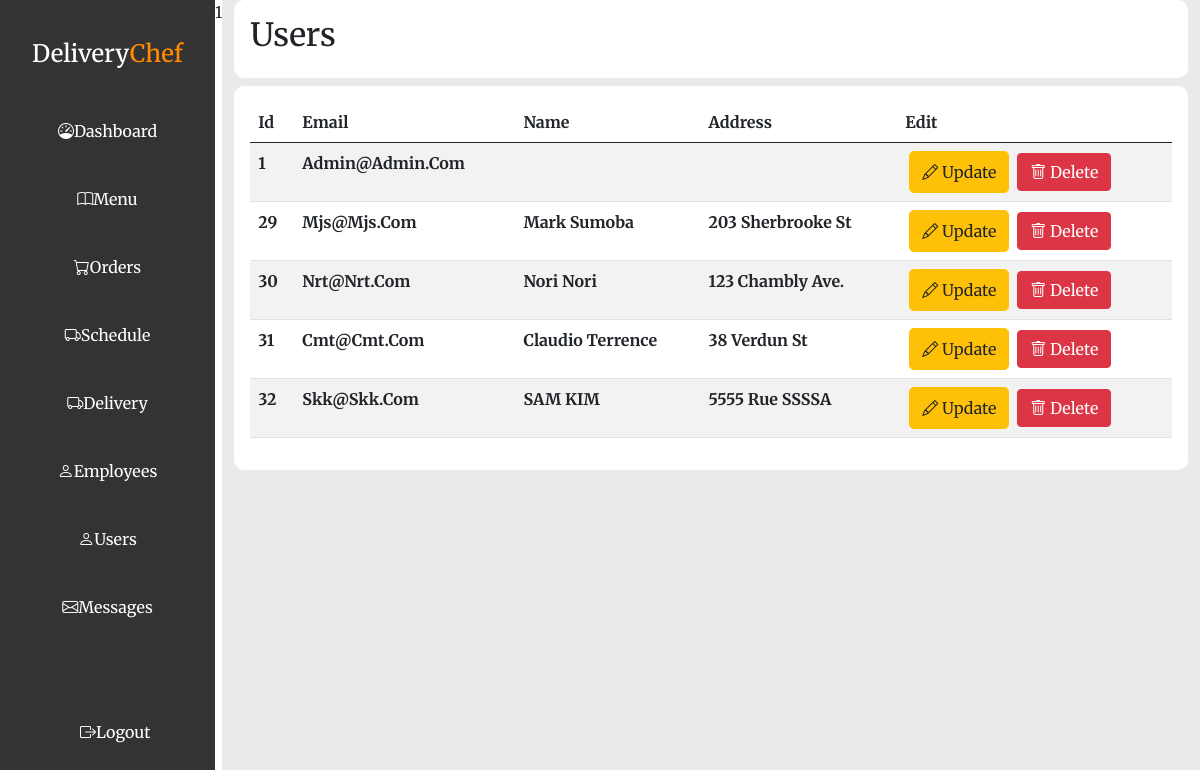
/admin_users.php (signed in), run on the app's committed database.
### tables this page shows
CREATE TABLE `users` (
  `id` int(11) NOT NULL,
  `email` varchar(255) NOT NULL,
  `password` varchar(255) NOT NULL,
  `role` varchar(50) DEFAULT NULL,
  `fname` varchar(100) DEFAULT NULL,
  `lname` varchar(100) DEFAULT NULL,
  `phone` varchar(20) DEFAULT NULL,
  `address` varchar(255) DEFAULT NULL,
  `city` varchar(100) DEFAULT NULL,
  `province` char(2) DEFAULT NULL,
  `zip` varchar(6) DEFAULT NULL
);

### admin_users.php (the view, shortened to what this page needs)
<?php
require_once "dbConnect.php";
$sql = "SELECT * FROM users";
  $query = $db->prepare($sql);
  $query->execute();
?>
<!DOCTYPE html>
<html lang="en">
<head>
  <link rel="stylesheet" href="https://cdn.jsdelivr.net/npm/bootstrap@5.0.2/dist/css/bootstrap.min.css" />
  <link rel="stylesheet" href="https://cdn.jsdelivr.net/npm/bootstrap-icons@1.11.1/font/bootstrap-icons.css" />
  <link rel="stylesheet" type="text/css" href="css/admin.css" />
</head>
<body>
  <div class="main-container d-flex">
    <?= include 'admin_sidebar.php' ?>
    <div class="container-fluid content-container">
      <div class="header-box">
        <div class="header-title p-3">
          <h2>Users</h2>
        </div>
      </div>
      <div class="card-container p-3 mt-2">
        <div class="table-container">
          <table class="table table-striped table-responsive">
            <thead>
              <tr>
                <th scope="col">id</th>
                <th scope="col">Email</th>
                <th scope="col">Name</th>
                <th scope="col">Address</th>
                <th scope="col">Edit</th>
              </tr>
            </thead>
            <tbody>
              <?php while($row = $query->fetch()) { ?>
              <tr>
                <th><?=$row['id']; ?></th>
                <th><?=$row['email']; ?></th>
                <th><?=$row['fname']. " " . $row['lname']; ?></th>
                <th><?=$row['address']; ?></th>
                <th>
                  <button class="btn btn-warning update-delete p-2 mx-1 rounded-3"><a class="text-dark text-decoration-none"
                      href="admin_userUpdate.php?userId=<?= $row['id']; ?>"><i class="bi bi-pencil"></i> Update</a></button>
                      <button class="btn btn-danger">
                    <a class="text-white text-decoration-none" href="admin_users.php?remove=<?= $row['id']; ?>" onclick="return confirm('Are you sure you want to delete this user?')" class="delete-btn text-white">
                      <i class="bi bi-trash text-white"></i> Delete
                    </a>
                  </button>
              <?php } ?>
            </tbody>
          </table>
        </div>
      </div>
    </div>
  </div>
</body>
</html>

### css/admin.css (style rules this page uses)
* { margin: 0; padding: 0; font-family: "Merriweather", serif; text-decoration: none; text-transform: capitalize; }
.content-container { background-color: #ebe9e9; }
.header-box { background-color: #fff; border-radius: 10px; }
.card-container { background: #fff; border-radius: 10px; }
.table-container { width: 100%; }
.update-delete { width: 100px; }

### data on the page
users: id "1", email "Admin@admin.com"
users: id "29", email "Mjs@mjs.com", fname "Mark", lname "Sumoba", address "203 Sherbrooke St"
users: id "30", email "Nrt@nrt.com", fname "Nori", lname "Nori", address "123 Chambly Ave."
users: id "31", email "Cmt@cmt.com", fname "Claudio", lname "Terrence", address "38 Verdun St"
users: id "32", email "Skk@skk.com", fname "SAM", lname "KIM", address "5555 Rue SSSSA"

### other printed values
include 'admin_sidebar.php' "1"
